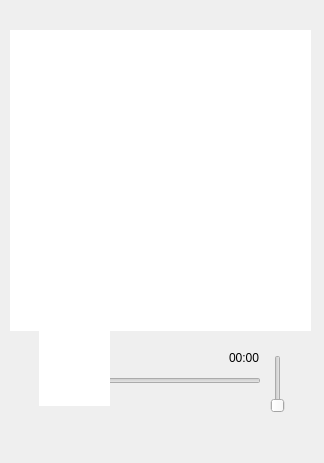
<?xml version="1.0" encoding="UTF-8"?>
<ui version="4.0">
 <class>Widget</class>
 <widget class="QWidget" name="Widget">
  <property name="geometry">
   <rect>
    <x>0</x>
    <y>0</y>
    <width>324</width>
    <height>463</height>
   </rect>
  </property>
  <property name="minimumSize">
   <size>
    <width>32</width>
    <height>32</height>
   </size>
  </property>
  <property name="windowTitle">
   <string>Widget</string>
  </property>
  <property name="styleSheet">
   <string notr="true">*{
border:none;
}

QPushButton:hover
{
	background-color: rgb(148, 255, 239);
}</string>
  </property>
  <widget class="QWidget" name="widget_2" native="true">
   <property name="geometry">
    <rect>
     <x>10</x>
     <y>400</y>
     <width>300</width>
     <height>51</height>
    </rect>
   </property>
   <property name="maximumSize">
    <size>
     <width>300</width>
     <height>256</height>
    </size>
   </property>
   <layout class="QHBoxLayout" name="horizontalLayout_2">
    <item>
     <widget class="QPushButton" name="pushButton_7">
      <property name="minimumSize">
       <size>
        <width>32</width>
        <height>32</height>
       </size>
      </property>
      <property name="maximumSize">
       <size>
        <width>32</width>
        <height>32</height>
       </size>
      </property>
      <property name="styleSheet">
       <string notr="true">icon: url(:/assert/openDir.png);
</string>
      </property>
      <property name="text">
       <string/>
      </property>
     </widget>
    </item>
    <item>
     <widget class="QPushButton" name="pushButton_8">
      <property name="minimumSize">
       <size>
        <width>32</width>
        <height>32</height>
       </size>
      </property>
      <property name="maximumSize">
       <size>
        <width>32</width>
        <height>32</height>
       </size>
      </property>
      <property name="styleSheet">
       <string notr="true">icon: url(:/assert/playlist_order.png);</string>
      </property>
      <property name="text">
       <string/>
      </property>
     </widget>
    </item>
    <item>
     <widget class="QPushButton" name="pushButton_9">
      <property name="minimumSize">
       <size>
        <width>32</width>
        <height>32</height>
       </size>
      </property>
      <property name="maximumSize">
       <size>
        <width>32</width>
        <height>32</height>
       </size>
      </property>
      <property name="styleSheet">
       <string notr="true">icon: url(:/assert/prevSong.png);</string>
      </property>
      <property name="text">
       <string/>
      </property>
     </widget>
    </item>
    <item>
     <widget class="QPushButton" name="pushButton_10">
      <property name="minimumSize">
       <size>
        <width>32</width>
        <height>32</height>
       </size>
      </property>
      <property name="maximumSize">
       <size>
        <width>32</width>
        <height>32</height>
       </size>
      </property>
      <property name="styleSheet">
       <string notr="true">icon: url(:/assert/pause.png);</string>
      </property>
      <property name="text">
       <string/>
      </property>
     </widget>
    </item>
    <item>
     <widget class="QPushButton" name="pushButton_11">
      <property name="minimumSize">
       <size>
        <width>32</width>
        <height>32</height>
       </size>
      </property>
      <property name="maximumSize">
       <size>
        <width>32</width>
        <height>32</height>
       </size>
      </property>
      <property name="styleSheet">
       <string notr="true">icon: url(:/assert/nextSong.png);</string>
      </property>
      <property name="text">
       <string/>
      </property>
     </widget>
    </item>
    <item>
     <widget class="QPushButton" name="pushButton_13">
      <property name="minimumSize">
       <size>
        <width>32</width>
        <height>32</height>
       </size>
      </property>
      <property name="maximumSize">
       <size>
        <width>32</width>
        <height>32</height>
       </size>
      </property>
      <property name="styleSheet">
       <string notr="true">icon: url(:/assert/playlist-repeatOnce.png);
</string>
      </property>
      <property name="text">
       <string/>
      </property>
     </widget>
    </item>
    <item>
     <widget class="QPushButton" name="pushButton_12">
      <property name="minimumSize">
       <size>
        <width>32</width>
        <height>32</height>
       </size>
      </property>
      <property name="maximumSize">
       <size>
        <width>32</width>
        <height>32</height>
       </size>
      </property>
      <property name="styleSheet">
       <string notr="true">icon: url(:/assert/volume.png);</string>
      </property>
      <property name="text">
       <string/>
      </property>
     </widget>
    </item>
   </layout>
  </widget>
  <widget class="QListWidget" name="listWidget">
   <property name="geometry">
    <rect>
     <x>10</x>
     <y>30</y>
     <width>301</width>
     <height>301</height>
    </rect>
   </property>
  </widget>
  <widget class="QSlider" name="playCourseSlider">
   <property name="geometry">
    <rect>
     <x>60</x>
     <y>370</y>
     <width>201</width>
     <height>22</height>
    </rect>
   </property>
   <property name="styleSheet">
    <string notr="true"/>
   </property>
   <property name="orientation">
    <enum>Qt::Horizontal</enum>
   </property>
  </widget>
  <widget class="QSlider" name="volumeSlider">
   <property name="enabled">
    <bool>true</bool>
   </property>
   <property name="geometry">
    <rect>
     <x>267</x>
     <y>355</y>
     <width>22</width>
     <height>58</height>
    </rect>
   </property>
   <property name="maximum">
    <number>100</number>
   </property>
   <property name="pageStep">
    <number>0</number>
   </property>
   <property name="value">
    <number>0</number>
   </property>
   <property name="sliderPosition">
    <number>0</number>
   </property>
   <property name="orientation">
    <enum>Qt::Vertical</enum>
   </property>
  </widget>
  <widget class="QWidget" name="layoutWidget">
   <property name="geometry">
    <rect>
     <x>60</x>
     <y>347</y>
     <width>200</width>
     <height>22</height>
    </rect>
   </property>
   <layout class="QHBoxLayout" name="horizontalLayout">
    <item>
     <widget class="QLabel" name="curLabel">
      <property name="text">
       <string>00:00</string>
      </property>
     </widget>
    </item>
    <item>
     <spacer name="horizontalSpacer">
      <property name="orientation">
       <enum>Qt::Horizontal</enum>
      </property>
      <property name="sizeHint" stdset="0">
       <size>
        <width>48</width>
        <height>20</height>
       </size>
      </property>
     </spacer>
    </item>
    <item>
     <widget class="QLabel" name="totalLabel">
      <property name="text">
       <string>00:00</string>
      </property>
     </widget>
    </item>
   </layout>
  </widget>
  <widget class="QListWidget" name="listWidget_2">
   <property name="geometry">
    <rect>
     <x>39</x>
     <y>265</y>
     <width>71</width>
     <height>141</height>
    </rect>
   </property>
  </widget>
 </widget>
 <resources/>
 <connections/>
</ui>
